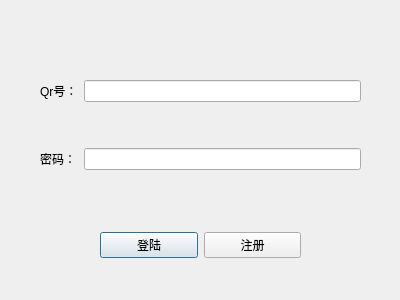
<?xml version="1.0" encoding="UTF-8"?>
<ui version="4.0">
 <class>LoginDialog</class>
 <widget class="QDialog" name="LoginDialog">
  <property name="geometry">
   <rect>
    <x>0</x>
    <y>0</y>
    <width>400</width>
    <height>300</height>
   </rect>
  </property>
  <property name="windowTitle">
   <string>登陆</string>
  </property>
  <widget class="QWidget" name="gridLayoutWidget">
   <property name="geometry">
    <rect>
     <x>40</x>
     <y>40</y>
     <width>321</width>
     <height>171</height>
    </rect>
   </property>
   <layout class="QGridLayout" name="gridLayout">
    <item row="1" column="0">
     <widget class="QLabel" name="QrCode">
      <property name="text">
       <string>Qr号：</string>
      </property>
      <property name="buddy">
       <cstring>QrCodeEdit</cstring>
      </property>
     </widget>
    </item>
    <item row="4" column="0">
     <widget class="QLabel" name="pwd">
      <property name="text">
       <string>密码：</string>
      </property>
      <property name="buddy">
       <cstring>pwdEdit</cstring>
      </property>
     </widget>
    </item>
    <item row="1" column="1">
     <widget class="QLineEdit" name="QrCodeEdit"/>
    </item>
    <item row="4" column="1">
     <widget class="QLineEdit" name="pwdEdit"/>
    </item>
   </layout>
  </widget>
  <widget class="QWidget" name="horizontalLayoutWidget">
   <property name="geometry">
    <rect>
     <x>100</x>
     <y>230</y>
     <width>201</width>
     <height>31</height>
    </rect>
   </property>
   <layout class="QHBoxLayout" name="horizontalLayout">
    <item>
     <widget class="QPushButton" name="login">
      <property name="text">
       <string>登陆</string>
      </property>
     </widget>
    </item>
    <item>
     <widget class="QPushButton" name="regis">
      <property name="text">
       <string>注册</string>
      </property>
     </widget>
    </item>
   </layout>
  </widget>
  <widget class="QLabel" name="note">
   <property name="geometry">
    <rect>
     <x>70</x>
     <y>270</y>
     <width>261</width>
     <height>16</height>
    </rect>
   </property>
   <property name="text">
    <string/>
   </property>
  </widget>
 </widget>
 <resources/>
 <connections/>
</ui>
